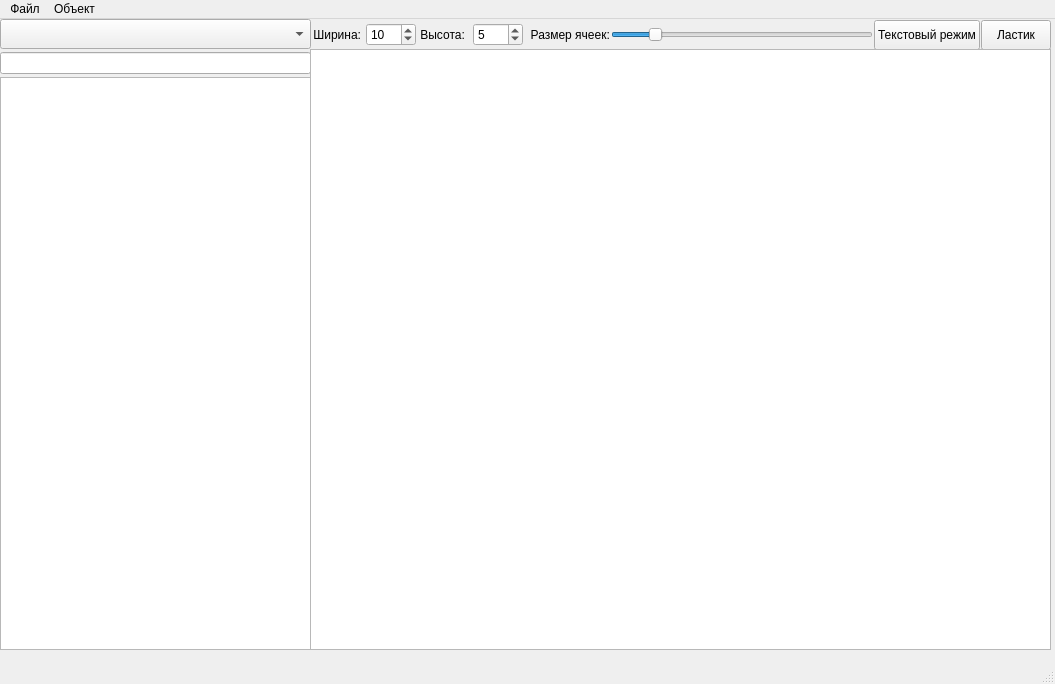
<?xml version="1.0" encoding="UTF-8"?>
<ui version="4.0">
 <class>MainWindow</class>
 <widget class="QMainWindow" name="MainWindow">
  <property name="geometry">
   <rect>
    <x>0</x>
    <y>0</y>
    <width>1055</width>
    <height>684</height>
   </rect>
  </property>
  <property name="windowTitle">
   <string>Планировщик</string>
  </property>
  <widget class="QWidget" name="centralwidget">
   <widget class="QWidget" name="verticalLayoutWidget">
    <property name="geometry">
     <rect>
      <x>0</x>
      <y>0</y>
      <width>311</width>
      <height>631</height>
     </rect>
    </property>
    <layout class="QVBoxLayout" name="vertical_menu">
     <property name="spacing">
      <number>3</number>
     </property>
     <item>
      <widget class="QComboBox" name="types">
       <property name="sizePolicy">
        <sizepolicy hsizetype="Preferred" vsizetype="Fixed">
         <horstretch>0</horstretch>
         <verstretch>0</verstretch>
        </sizepolicy>
       </property>
       <property name="minimumSize">
        <size>
         <width>0</width>
         <height>30</height>
        </size>
       </property>
      </widget>
     </item>
     <item>
      <widget class="QLineEdit" name="name_search">
       <property name="readOnly">
        <bool>false</bool>
       </property>
      </widget>
     </item>
     <item>
      <widget class="QTableWidget" name="obj_list">
       <property name="font">
        <font>
         <pointsize>8</pointsize>
        </font>
       </property>
       <property name="editTriggers">
        <set>QAbstractItemView::NoEditTriggers</set>
       </property>
       <property name="dragEnabled">
        <bool>true</bool>
       </property>
       <property name="selectionMode">
        <enum>QAbstractItemView::NoSelection</enum>
       </property>
       <attribute name="horizontalHeaderVisible">
        <bool>false</bool>
       </attribute>
       <attribute name="verticalHeaderVisible">
        <bool>false</bool>
       </attribute>
      </widget>
     </item>
    </layout>
   </widget>
   <widget class="QWidget" name="horizontalLayoutWidget">
    <property name="geometry">
     <rect>
      <x>310</x>
      <y>0</y>
      <width>741</width>
      <height>32</height>
     </rect>
    </property>
    <layout class="QHBoxLayout" name="horizontal_menu">
     <property name="spacing">
      <number>1</number>
     </property>
     <item>
      <widget class="QLabel" name="label">
       <property name="minimumSize">
        <size>
         <width>55</width>
         <height>0</height>
        </size>
       </property>
       <property name="maximumSize">
        <size>
         <width>55</width>
         <height>16777215</height>
        </size>
       </property>
       <property name="text">
        <string> Ширина:</string>
       </property>
      </widget>
     </item>
     <item>
      <widget class="QSpinBox" name="width_edit">
       <property name="minimumSize">
        <size>
         <width>50</width>
         <height>0</height>
        </size>
       </property>
       <property name="maximumSize">
        <size>
         <width>70</width>
         <height>16777215</height>
        </size>
       </property>
       <property name="minimum">
        <number>1</number>
       </property>
       <property name="value">
        <number>10</number>
       </property>
      </widget>
     </item>
     <item>
      <widget class="QLabel" name="label_2">
       <property name="minimumSize">
        <size>
         <width>55</width>
         <height>0</height>
        </size>
       </property>
       <property name="maximumSize">
        <size>
         <width>50</width>
         <height>16777215</height>
        </size>
       </property>
       <property name="text">
        <string> Высота:</string>
       </property>
      </widget>
     </item>
     <item>
      <widget class="QSpinBox" name="height_edit">
       <property name="minimumSize">
        <size>
         <width>50</width>
         <height>0</height>
        </size>
       </property>
       <property name="maximumSize">
        <size>
         <width>70</width>
         <height>16777215</height>
        </size>
       </property>
       <property name="minimum">
        <number>1</number>
       </property>
       <property name="value">
        <number>5</number>
       </property>
      </widget>
     </item>
     <item>
      <widget class="QLabel" name="label_3">
       <property name="maximumSize">
        <size>
         <width>100</width>
         <height>16777215</height>
        </size>
       </property>
       <property name="text">
        <string>  Размер ячеек:</string>
       </property>
      </widget>
     </item>
     <item>
      <widget class="QSlider" name="cell_size_edit">
       <property name="minimum">
        <number>35</number>
       </property>
       <property name="maximum">
        <number>200</number>
       </property>
       <property name="singleStep">
        <number>5</number>
       </property>
       <property name="pageStep">
        <number>25</number>
       </property>
       <property name="value">
        <number>60</number>
       </property>
       <property name="orientation">
        <enum>Qt::Horizontal</enum>
       </property>
      </widget>
     </item>
     <item>
      <widget class="QPushButton" name="mode_btn">
       <property name="minimumSize">
        <size>
         <width>0</width>
         <height>30</height>
        </size>
       </property>
       <property name="text">
        <string>Текстовый режим</string>
       </property>
      </widget>
     </item>
     <item>
      <widget class="QPushButton" name="rubber_btn">
       <property name="minimumSize">
        <size>
         <width>0</width>
         <height>30</height>
        </size>
       </property>
       <property name="maximumSize">
        <size>
         <width>70</width>
         <height>16777215</height>
        </size>
       </property>
       <property name="text">
        <string>Ластик</string>
       </property>
      </widget>
     </item>
    </layout>
   </widget>
   <widget class="QTableWidget" name="flowerbed">
    <property name="geometry">
     <rect>
      <x>310</x>
      <y>30</y>
      <width>741</width>
      <height>601</height>
     </rect>
    </property>
    <property name="editTriggers">
     <set>QAbstractItemView::NoEditTriggers</set>
    </property>
    <property name="dragEnabled">
     <bool>true</bool>
    </property>
    <property name="selectionMode">
     <enum>QAbstractItemView::NoSelection</enum>
    </property>
    <attribute name="horizontalHeaderVisible">
     <bool>false</bool>
    </attribute>
    <attribute name="horizontalHeaderMinimumSectionSize">
     <number>35</number>
    </attribute>
    <attribute name="verticalHeaderVisible">
     <bool>false</bool>
    </attribute>
    <attribute name="verticalHeaderMinimumSectionSize">
     <number>35</number>
    </attribute>
   </widget>
  </widget>
  <widget class="QMenuBar" name="menubar">
   <property name="geometry">
    <rect>
     <x>0</x>
     <y>0</y>
     <width>1055</width>
     <height>26</height>
    </rect>
   </property>
   <widget class="QMenu" name="menu">
    <property name="title">
     <string>Файл</string>
    </property>
    <addaction name="open_action"/>
    <addaction name="create_action"/>
    <addaction name="save_action"/>
    <addaction name="save_as_action"/>
   </widget>
   <widget class="QMenu" name="menu_2">
    <property name="title">
     <string>Объект</string>
    </property>
    <addaction name="load_action"/>
    <addaction name="show_list_action"/>
   </widget>
   <addaction name="menu"/>
   <addaction name="menu_2"/>
  </widget>
  <widget class="QStatusBar" name="statusbar"/>
  <action name="open_action">
   <property name="text">
    <string>Открыть (Ctrl + O)</string>
   </property>
  </action>
  <action name="create_action">
   <property name="text">
    <string>Создать (Ctrl+N)</string>
   </property>
  </action>
  <action name="load_action">
   <property name="text">
    <string>Загрузить (Ctrl+U)</string>
   </property>
  </action>
  <action name="show_list_action">
   <property name="text">
    <string>Посмотреть список</string>
   </property>
  </action>
  <action name="save_action">
   <property name="text">
    <string>Сохранить (Ctrl+S)</string>
   </property>
  </action>
  <action name="save_as_action">
   <property name="text">
    <string>Сохранить как (Ctrl+Shift+S)</string>
   </property>
  </action>
 </widget>
 <resources/>
 <connections/>
</ui>
